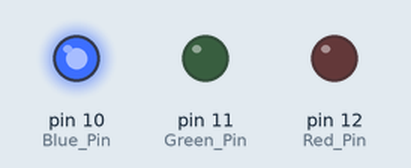
Recording of a sketch running on a simulated Arduino Uno, built with avr-gcc and run on an emulated ATmega328P. Shown: output pins drawn as LEDs (lit = HIGH).

Above: at 0.2 s.
At 1.2 s:
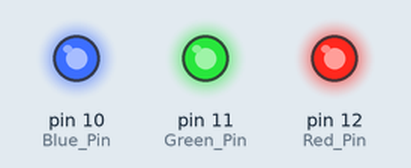
At 1.7 s:
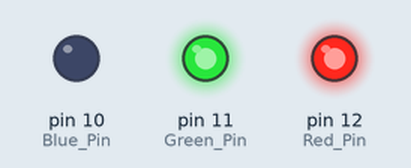
At 2.2 s:
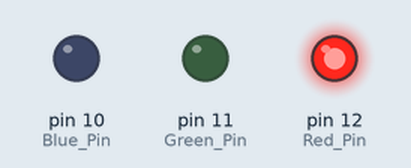
At 3.7 s:
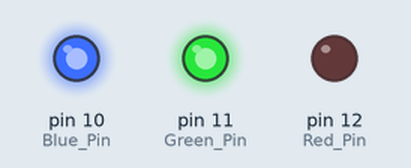
At 5.7 s:
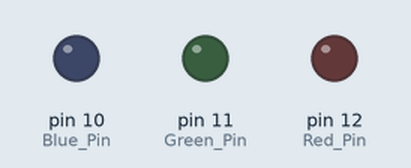
Timing chart, 0 to 6.9 s (numbered marks = the images above):
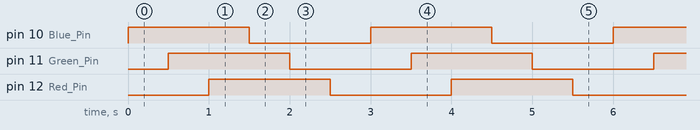

The sketch:

01_LED_02.ino
```cpp
int Blue_Pin = 10; // LED_BLUE
int Green_Pin = 11; // LED_GREEN
int Red_Pin = 12; // LED_RED

void setup() {
    pinMode(Blue_Pin, OUTPUT);
    pinMode(Green_Pin, OUTPUT);
    pinMode(Red_Pin, OUTPUT);
}

void loop() {
    // LED 켜기
    digitalWrite(Blue_Pin, HIGH);
    delay(500);
    digitalWrite(Green_Pin, HIGH);
    delay(500);
    digitalWrite(Red_Pin, HIGH);
    delay(500);

    // LED 끄기
    digitalWrite(Blue_Pin, LOW);
    delay(500);
    digitalWrite(Green_Pin, LOW);
    delay(500);
    digitalWrite(Red_Pin, LOW);
    delay(500);
}
```

Measured:
- by itself, pin 10 (Blue_Pin), pin 11 (Green_Pin), pin 12 (Red_Pin): alternates HIGH for 1.5 s and LOW for 1.5 s
- by itself, everything shown: repeats every 3.0 s, in 6 steps
